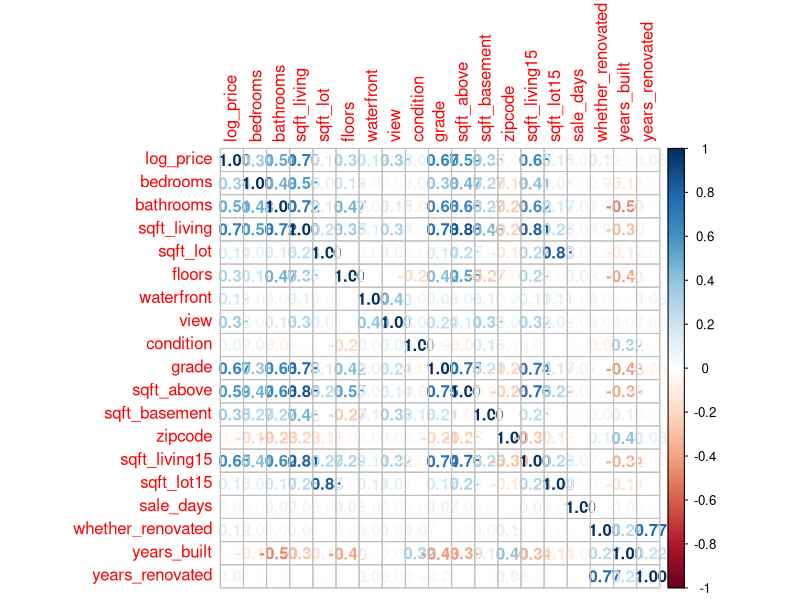
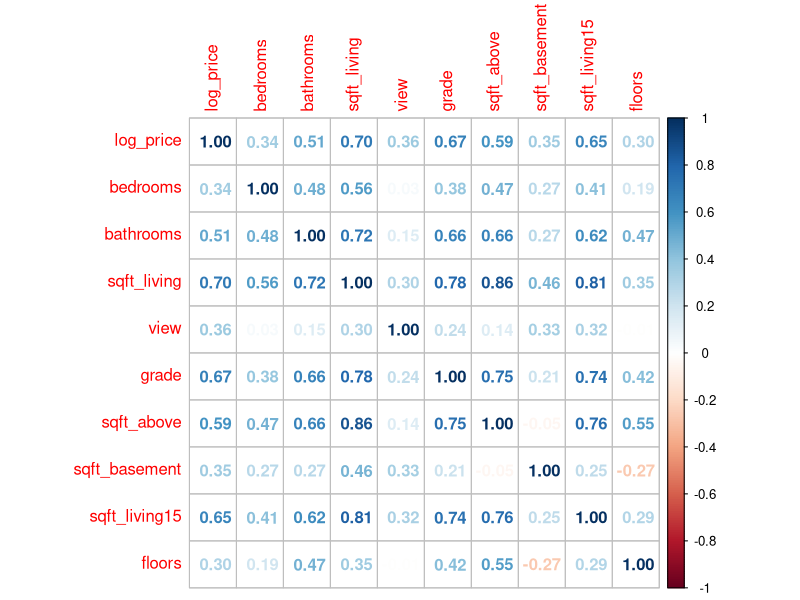
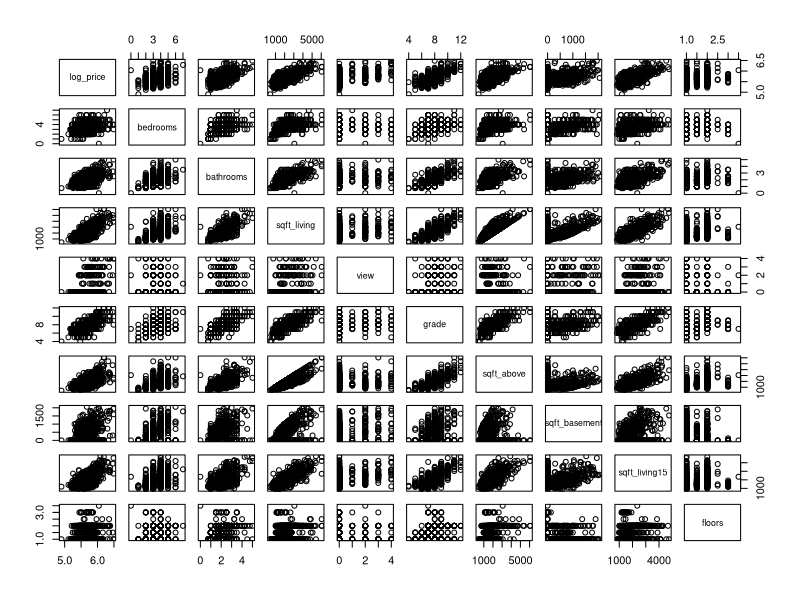
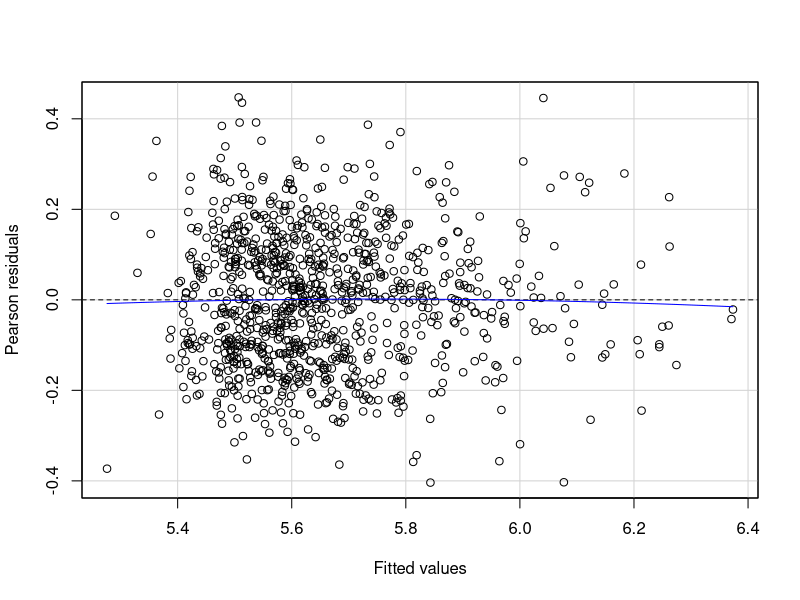

R code for these plots, in order: (Note: this script raises an error after producing the figures.)
# import the data into R and summary
library(readr)
homes <- read_csv("dataset.csv")

#Converting Date of sale into number of days for numerical analysis
homes$sale_days<-Sys.time()-homes$date
homes$sale_days<- as.numeric(homes$sale_days, units="days")

#Creating a Catagorical Variable on whether home was renovated
homes$whether_renovated<- ifelse(homes$yr_renovated==0, 0, 1) 


#Creating two new varibales for number of years from sale and number of years from renovation
install.packages("lubridate")
library(lubridate)
homes$year_sold<-year(x = homes$date)
homes$years_built<-homes$year_sold-homes$yr_built
homes$years_renovated<-ifelse(homes$yr_renovated==0, 0, homes$year_sold-homes$yr_renovated)

#Transforming Price into Log
homes$log_price<-log10(homes$price)


#Creating a new Subset excluding redundant variables deemed unnecessay to analysis
firstcut_homes<-subset(homes, select = c(log_price,bedrooms,bathrooms,sqft_living,sqft_lot,floors,waterfront,view,condition,grade,sqft_above,sqft_basement,zipcode,sqft_living15,sqft_lot15,sale_days,whether_renovated,years_built,years_renovated))
summary(firstcut_homes)
cor(firstcut_homes)
library(corrplot)
cor.vis <- round(cor(firstcut_homes),2)
corrplot(cor.vis, method = "number")


#Final Dataframe for further analysis
dfh<-subset(firstcut_homes, select = c(log_price,bedrooms, bathrooms, sqft_living,view, grade, sqft_above, sqft_basement, sqft_living15,floors))
cor(dfh)
head(dfh)

#Correlation Matrix
library(corrplot)
cor.vis <- round(cor(dfh),2)
corrplot(cor.vis, method = "number")

#Scatter Plot Matrix
pairs(dfh)

#Creating Models
model1 <- lm(log_price ~bedrooms+bathrooms + sqft_living+floors+view+grade+sqft_above+sqft_basement+sqft_living15,data=dfh)
summary(model1)
model2<- lm(log_price ~bathrooms + sqft_living+floors+view+grade+sqft_above+sqft_living15,data=dfh)
summary(model2)

#Residual Plots
library(car)
residualPlot(model2)

#Test for constant error variance
library(lmtest)
bptest(model2)

#QQ Plot for Normality
library(car)
qqPlot(model2)

#KS test for Normality
residuals_1 <- residuals(model2)
residuals_1 <- scale(residuals_1, center = TRUE, scale = TRUE)
ks.test(residuals_1, "pnorm")

#Residual plots
library(car)
residualPlots(model2)

#VIF
vif(model2)

#Transform Variables and new models
dfh$logsqft_living<-log10(dfh$sqft_living)
dfh$logsqft_living15<-log10(dfh$sqft_living15)


model3<- lm(log_price ~bathrooms + logsqft_living+floors+view+grade+ logsqft_living15,data=dfh)
summary(model3)
residualPlots(model3)
vif(model3)


model4<-lm(log_price ~ logsqft_living+view+grade+ logsqft_living15,data=dfh)
summary(model4)
residualPlot(model4)
residualPlots(model4)
bptest(model4)
qqPlot(model4)
residuals_2<- residuals(model4)
residuals_2<- scale(residuals_2,center = TRUE, scale = TRUE)
ks.test(residuals_2, "pnorm")
vif(model4)

#AIC for model 1

library(MASS)
stepAIC(model1)
stepAIC(model1, direction = "both")

library(MASS)
stepAIC(model1) 
stepAIC(model1, direction = "both",k = log(nrow(firstcut_homes))) 



install.packages("leaps")
library(leaps)
reg.subset <- regsubsets(log_price ~bedrooms+bathrooms + sqft_living+floors+view+grade+sqft_above+sqft_basement+sqft_living15,data=dfh)
plot(reg.subset) 
plot(reg.subset, scale = "adjr2") 
plot(reg.subset, scale = "r2") 
